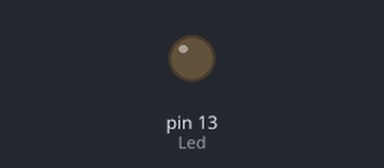
The sketch below on a simulated Arduino Uno, built with avr-gcc and run on an emulated ATmega328P. On the bench: output pins drawn as LEDs (lit = HIGH). What the sketch prints to the serial monitor is not drawn.

Above: at 20.85 s.
At 39.39 s:
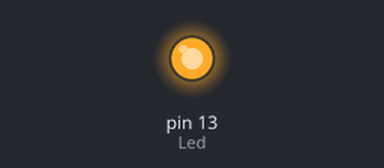
Timing chart, 0 to 40.1 s (numbered marks = the images above):
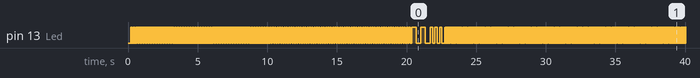

The sketch:

LSD-MICRO.ino
```cpp
// LSD MICRO v0.1
// Light Stimulation Device
// Anthony David Adams
// AnthonyDavidAdams.com/lsd
/****************************/

//beta -  22hz
//alpha - 12hz
//delta - 3hz
//theta - 6hz
//gamma - 30hz

int Led = 13;

int b = 22;   // beta hz
int a = 12;   // alpha hz
int d = 3;  // delta hz
int t = 6;  // theta hz
int g = 30;   // gamma hz

float hz = b ;
int hzDelay = 33;

int duration = 0;
int totalDuration = 0;

long previousMillis = 0;

/******* SEQUENCE *******/
// SEQUENCES ARE LOADED VIA AN ARRAY
// ie. sequence[frequency delay][duration in seconds]
// a = alpha waves, b = beta waves,d = delta waves, t = theta waves, g = gamma waves
// you can also input an integer that is desried delay time (on / off).

int sequence[][2] {

  {b, 10} ,  // beta
  {a, 10},  // alpha
  {d, 1},  // delta
  {t, 1},  // theta
  {g, 300},  // gamma
  {g, 60},   // gamma
  {t, 60},   // theta
  {d, 60},   // delta
  {a, 60},   // alpha
  {b, 60}     // beta

};

/************************/

unsigned long startMillis = millis();

void setup() {
  pinMode(Led, OUTPUT);
  Serial.begin(9600);

  Serial.println("LSD: LIGHT STIMULATION DEVICE");
  Serial.println("");
  Serial.println("█░░ ▄▀▀ █▀▀▄");
  Serial.println("█░░ ▀▀▄ █░░█");
  Serial.println("▀▀▀ ▀▀▀ ▀▀▀");

}


void loop() {

  Serial.print("SEQUENCE START");
  Serial.println();
  totalDuration = 0;
  for (int i = 0; i < (sizeof sequence / sizeof sequence[0]); i++) {
    duration = sequence[i][1]; // in seconds
    totalDuration = totalDuration + duration;
  }

  Serial.print(totalDuration / 60);
  Serial.println(" Minutes total");
  Serial.println();
  Serial.println();

  for (int i = 0; i < (sizeof sequence / sizeof sequence[0]); i++) {

    hz = sequence[i][0];
    duration = sequence[i][1]; // in seconds

    hzDelay =  (1 / hz) * 1000;

    startMillis = millis();

    Serial.print("Section: ");
    Serial.print(i);
    Serial.print("\t Frequency: ");
    Serial.print(hz);
    Serial.print("hz \tDelay: ");
    Serial.print(hzDelay);
    Serial.print("\t Duration: ");
    Serial.print(" ");
    Serial.print(duration);
    Serial.print(" Seconds \t Actual: ");

    while(((millis() - startMillis)/1000 )< duration) {
      digitalWrite(Led, HIGH);
      delay(hzDelay);
      digitalWrite(Led, LOW);
      delay(hzDelay);
    }
    Serial.print((millis() - startMillis)/1000);
    Serial.println(" Seconds");
  }
  Serial.println("SEQUENCE END");
  Serial.println();
  delay(300000); // 5 MINUTE END OF SESSION PAUSE
}
```
